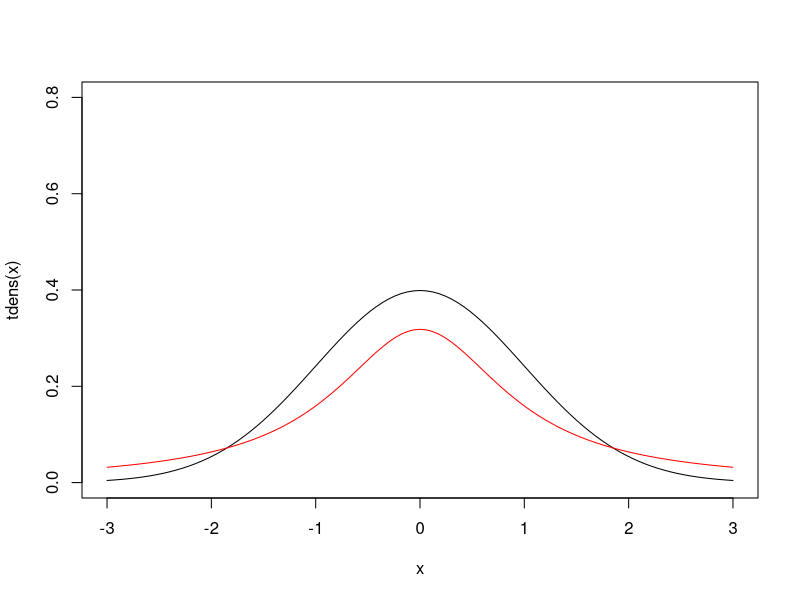
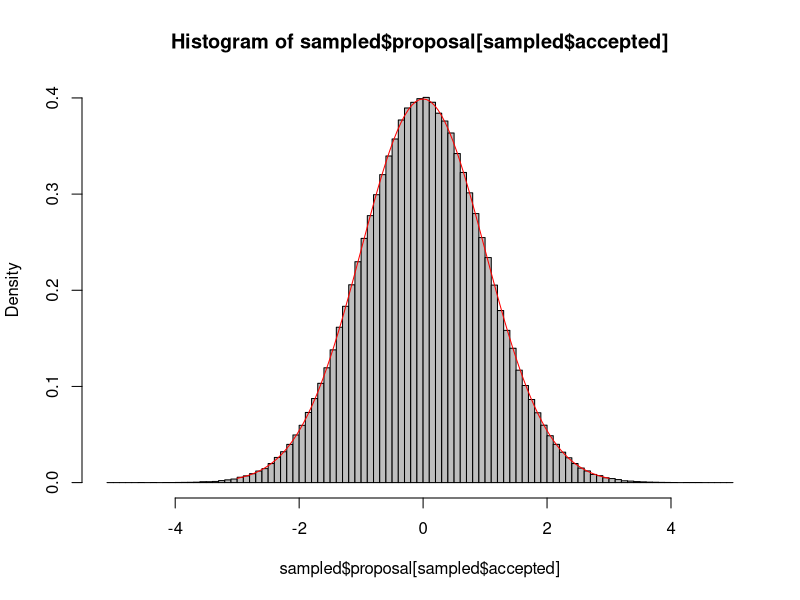

Reproduce these figures in R, in order.
## ---- chunk 1

# Rejection sampler
rm(list=ls())
library(dplyr)
set.seed(12345)

fxdivgx <- function(x, inv=T){
    dens <- (pi * (1 + x^2) * exp(x^2/-2))/sqrt(2 * pi)
    dens <- ifelse(inv, dens^-1, dens)
    return(dens)
}

optval <- optimize(fxdivgx, lower=0, upper=10)

tdens <- function(x){dnorm(x, 0, 1)}
pdens <- function(x){dcauchy(x, 0, 1)}
prgen <- function(N){rcauchy(N, 0, 1)}
curve(tdens(x), -3, 3, ylim=c(0, .8))
curve(pdens(x), -3, 3, add=T, col="red")
N <- 1000000
M <- fxdivgx(optval$minimum, F)
sampled <- data.frame(proposal=rcauchy(N, 0, 1)) %>% 
    mutate(targetDensity=tdens(proposal), proposalDensity=pdens(proposal)) %>%
    mutate(accepted=ifelse(runif(N) < targetDensity / proposalDensity / M, T, F))

hist(sampled$proposal[sampled$accepted], freq = F, col = "grey", breaks = 100)
curve(tdens(x), -3, 3, add =T, col = "red")
all.equal(mean(sampled$accepted), M^-1)
## ---- chunk 2
fxdivgx2 <- function(params, inv=T){
    x <- params[1]
    Cscale <- 1#exp(params[2]) 
    dens <- (pi * Cscale * (1 + (x/Cscale)^2) * exp(x^2/-2)) / sqrt(2 * pi)
    dens <- ifelse(inv, dens^-1, dens)
    return(dens)
}
